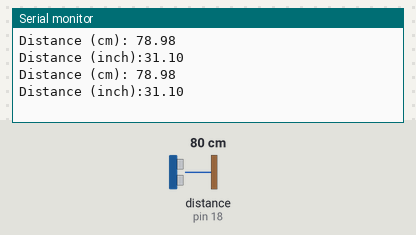
Simulated run of this sketch. Board: Arduino Uno, built with avr-gcc and run on an emulated ATmega328P. Parts: the last lines printed to the serial monitor. Wiring (inferred from the names in the program): ultrasonic range finder: trigger pin 5; echo pin 18. Inputs (shaded band) come from the test bench; at power-on: distance to the obstacle (sensor on pin 18) 80 cm. The echo pulse lasts 58.3 µs per cm.

Above: at 1.8 s.
1.9 s: distance to the obstacle (sensor on pin 18) set to 2 cm
At 2.5 s:
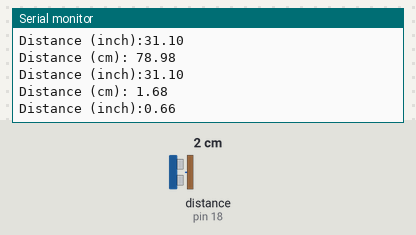
3.4 s: distance to the obstacle (sensor on pin 18) set to 4 cm
At 4.8 s:
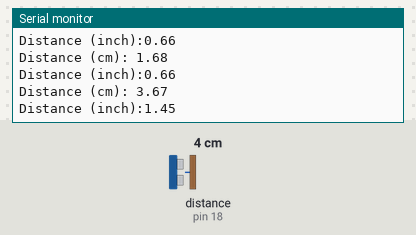
Timing chart, 0 to 6.4 s (numbered marks = the images above; inputs shaded):
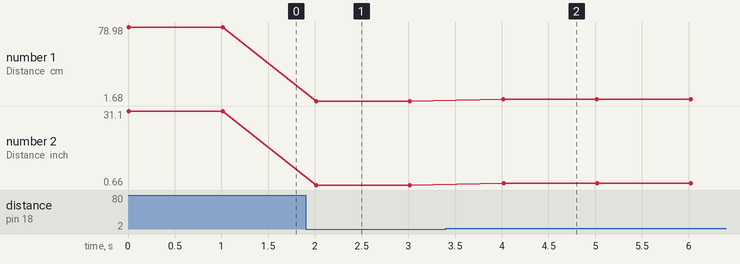

The sketch:

ultrasonic.ino
```cpp
const int trigPin =5;
const int echoPin =18;

#define SOUND_SPEED 0.034
#define CM_TO_INCH 0.3937701

long duration ;
float distanceCm;
float distanceInch;

void setup(){
  Serial.begin(115200);
  pinMode(trigPin, OUTPUT);
  pinMode(echoPin, INPUT);
}
void loop(){
  digitalWrite(trigPin, LOW);
  delayMicroseconds(2);
  digitalWrite(trigPin, HIGH);
  delayMicroseconds(10);
  digitalWrite(trigPin, LOW);
  duration= pulseIn(echoPin, HIGH);
  distanceCm= duration * SOUND_SPEED/2;
  distanceInch = distanceCm * CM_TO_INCH;
  Serial.print("Distance (cm): ");
  Serial.println(distanceCm);
  Serial.print("Distance (inch):");
  Serial.println(distanceInch);
  delay(1000);
}
```

Measured:
- after the input at 1.9 s, the serial monitor: prints a new line after 0.11 s (image 1)
- after the input at 3.4 s, the serial monitor: prints a new line after 0.62 s (image 2)
- plotted number 1: 78.98 → 1.68 after the input at 1.9 s, 1.68 → 3.67 after the input at 3.4 s
- plotted number 2: 31.1 → 0.66 after the input at 1.9 s, 0.66 → 1.45 after the input at 3.4 s
